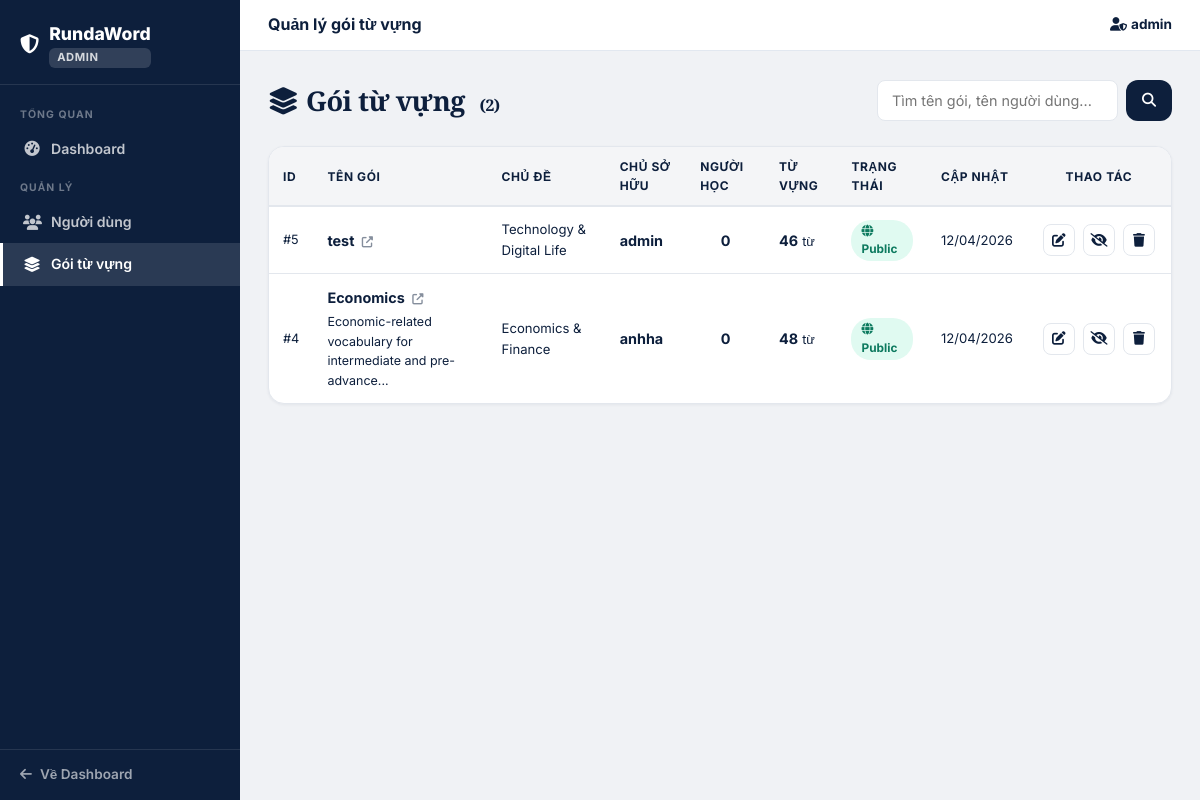
The app's page /admin/packages (signed in), older data.
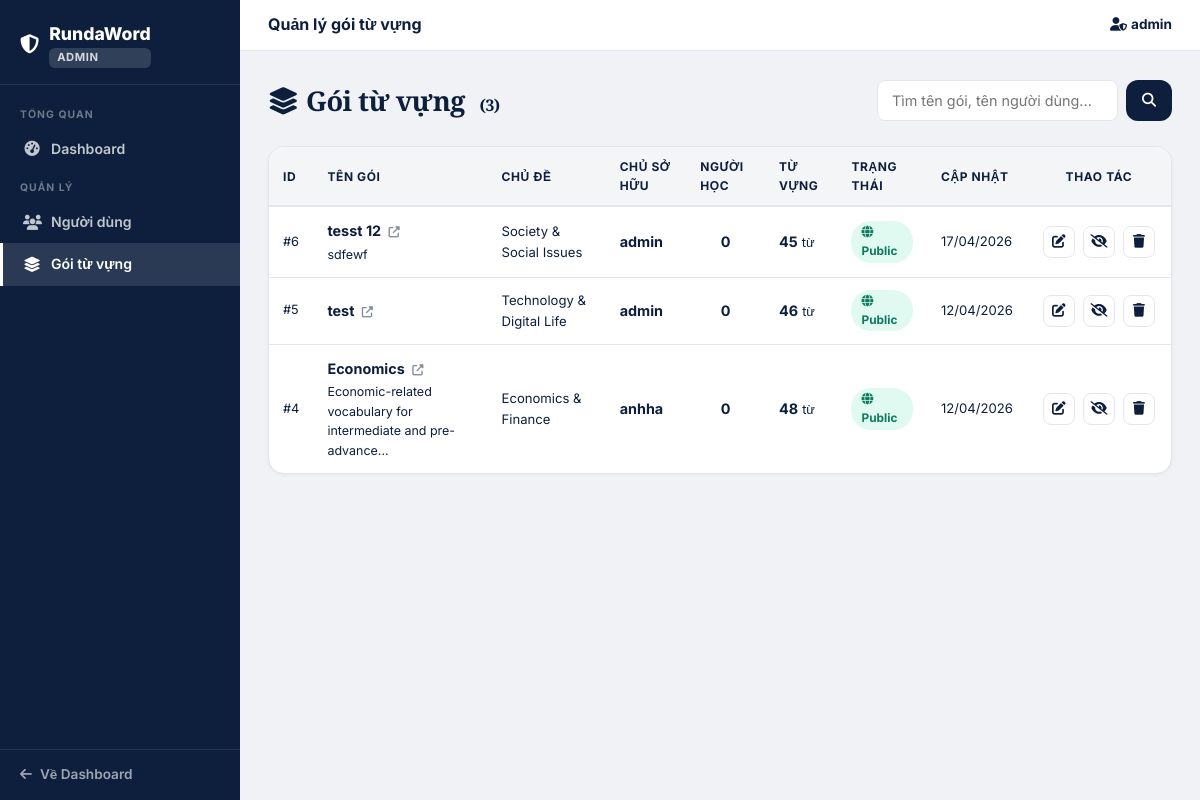
The same page, newer data.
### main.py (models this page shows, shortened)
class VocabPackage(db.Model):
    __tablename__ = 'vocab_packages'
    id                  = db.Column(db.Integer, primary_key=True)
    package_name        = db.Column(db.String(100), nullable=False)
    package_description = db.Column(db.Text)
    topic               = db.Column(db.String(80))          # NEW: topic/category field
    created_at          = db.Column(db.DateTime, default=datetime.utcnow)
    updated_at          = db.Column(db.DateTime, default=datetime.utcnow)
    user_id             = db.Column(db.Integer, db.ForeignKey('users.id'), nullable=False)
    is_public           = db.Column(db.Boolean, default=True)
    vocabularies = db.relationship(
        'Vocabulary', backref='package', lazy=True, cascade='all, delete-orphan'
    )

class User(UserMixin, db.Model):
    __tablename__ = 'users'
    id            = db.Column(db.Integer, primary_key=True)
    username      = db.Column(db.String(50),  unique=True, nullable=False)
    name          = db.Column(db.String(100))
    email         = db.Column(db.String(120), unique=True, nullable=False)
    password_hash = db.Column(db.String(255), nullable=False)
    role          = db.Column(db.Integer, default=ROLE_USER, nullable=False)
    created_at    = db.Column(db.DateTime, default=datetime.utcnow)
    packages = db.relationship(
        'VocabPackage', backref='user', lazy=True, cascade='all, delete-orphan',
        foreign_keys='VocabPackage.user_id'
    )
    saved_packages = db.relationship(
        'VocabPackage', secondary=user_saved_packages,
        backref=db.backref('saved_by', lazy='dynamic'), lazy='dynamic'
    )

### main.py (the view)
@app.route('/admin/packages')
@admin_required
def admin_packages():
    q     = request.args.get('q', '').strip()
    query = VocabPackage.query
    if q:
        q_norm   = normalize_text(q)
        all_pkgs = query.order_by(VocabPackage.updated_at.desc()).all()
        pkgs = [
            p for p in all_pkgs
            if q_norm in normalize_text(p.package_name)
            or (p.user and q_norm in normalize_text(p.user.username))
        ]
    else:
        pkgs = query.order_by(VocabPackage.updated_at.desc()).all()
    learner_counts = {}
    if pkgs:
        pkg_ids = [p.id for p in pkgs]
        rows = (
            db.session.query(
                user_saved_packages.c.package_id,
                func.count(user_saved_packages.c.user_id)
            )
            .filter(user_saved_packages.c.package_id.in_(pkg_ids))
            .group_by(user_saved_packages.c.package_id)
            .all()
        )
        learner_counts = {package_id: count for package_id, count in rows}
    return render_template(
        'admin/packages.html',
        packages=pkgs,
        search_query=q,
        learner_counts=learner_counts
    )

### main.py (called while the page is built)
def admin_required(f):
    @wraps(f)
    def decorated(*args, **kwargs):
        if not current_user.is_authenticated or current_user.role != ROLE_ADMIN:
            abort(403)
        return f(*args, **kwargs)
    return decorated

@login_manager.user_loader
def load_user(user_id):
    return User.query.get(int(user_id))

### templates/admin/packages.html (shortened to what the changed rows need)
{% extends "admin/base_admin.html" %}
{% block content %}
<div class="d-flex justify-content-between align-items-center mb-4 flex-wrap gap-3">
    <div class="page-title mb-0">
        <i class="fas fa-layer-group me-2"></i>Gói từ vựng
        <span style="font-size:1rem;color:var(--muted);font-weight:600;margin-left:8px;">({{ packages|length }})</span>
    </div>
</div>
<div class="rw-card" style="padding:0;overflow:hidden;">
    {% if packages %}
    <table class="admin-table">
        <thead>
            <tr>
                <th>ID</th>
                <th>Tên gói</th>
                <th>Chủ đề</th>
                <th>Chủ sở hữu</th>
                <th>Người học</th>
                <th>Từ vựng</th>
                <th>Trạng thái</th>
                <th>Cập nhật</th>
                <th style="text-align:center;">Thao tác</th>
            </tr>
        </thead>
        <tbody>
            {% for pkg in packages %}
            <tr>
                <td style="color:var(--muted);font-size:0.8rem;">#{{ pkg.id }}</td>
                <td>
                    <a href="{{ url_for('package_detail', package_id=pkg.id) }}"
                       style="font-weight:700;color:var(--navy);text-decoration:none;"
                       target="_blank">
                        {{ pkg.package_name }}
                        <i class="fas fa-external-link-alt" style="font-size:0.7rem;margin-left:4px;opacity:.5;"></i>
                    </a>
                    {% if pkg.package_description %}
                    <div style="font-size:0.78rem;color:var(--muted);margin-top:2px;">
                        {{ pkg.package_description[:60] }}{% if pkg.package_description|length > 60 %}...{% endif %}
                    </div>
                    {% endif %}
                </td>
                <td style="font-size:0.82rem;max-width:180px;">
                    {{ pkg.topic or 'Others' }}
                </td>
                <td>
                    <strong>{{ pkg.user.username if pkg.user else '—' }}</strong>
                </td>
                <td style="text-align:center;">
                    <span style="font-weight:700;">{{ learner_counts.get(pkg.id, 0) }}</span>
                </td>
                <td>
                    <span style="font-weight:700;">{{ pkg.vocabularies | length }}</span>
                    <span style="color:var(--muted);font-size:0.8rem;"> từ</span>
                </td>
                <td>
                    {% if pkg.is_public %}
                    <span class="admin-badge admin-badge-public">
                        <i class="fas fa-globe me-1"></i>Public
                    </span>
                    {% else %}
                    <span class="admin-badge admin-badge-private">
                        <i class="fas fa-lock me-1"></i>Private
                    </span>
                    {% endif %}
                </td>
                <td style="font-size:0.82rem;color:var(--muted);">
                    {{ pkg.updated_at.strftime('%d/%m/%Y') }}
                </td>
                <td style="text-align:center;white-space:nowrap;">
                    <a href="{{ url_for('edit_package', package_id=pkg.id) }}"
                       class="admin-action-btn" title="Chỉnh sửa" target="_blank">
                        <i class="fas fa-edit"></i>
                    </a>
                    <form method="POST"
                          action="{{ url_for('admin_toggle_public', package_id=pkg.id) }}"
                          style="display:inline;">
                        <button type="submit" class="admin-action-btn success"
                            title="{{ 'Chuyển sang Private' if pkg.is_public else 'Chuyển sang Public' }}">
                            <i class="fas {{ 'fa-eye-slash' if pkg.is_public else 'fa-eye' }}"></i>
                        </button>
                    </form>
                    <button type="button" class="admin-action-btn danger" title="Xóa"
                        data-pkg-id="{{ pkg.id }}"
                        data-pkg-name="{{ pkg.package_name | replace('"', '&quot;') }}"
                        data-delete-url="{{ url_for('admin_delete_package', package_id=pkg.id) }}"
                        onclick="confirmDelete(this)">
                        <i class="fas fa-trash"></i>
                    </button>
                </td>
            </tr>
            {% endfor %}
        </tbody>
    </table>
    {% else %}
    <div class="text-center py-5">
        <i class="fas fa-box-open fa-2x mb-3" style="color:var(--muted)"></i>
        <p class="text-muted mb-0">Không tìm thấy gói từ nào.</p>
    </div>
    {% endif %}
</div>
{% endblock %}

Row changes from the older to the newer data that the page shows:
added VocabPackage: id "6", package_name "tesst 12", package_description "sdfewf", topic "Society & Social Issues", user "admin", get "0", vocabularies|length "45", is_public True (drawn), updated_at "17/04/2026"
Text that changed along with them:
{{ packages|length }}: "2" → "3"
